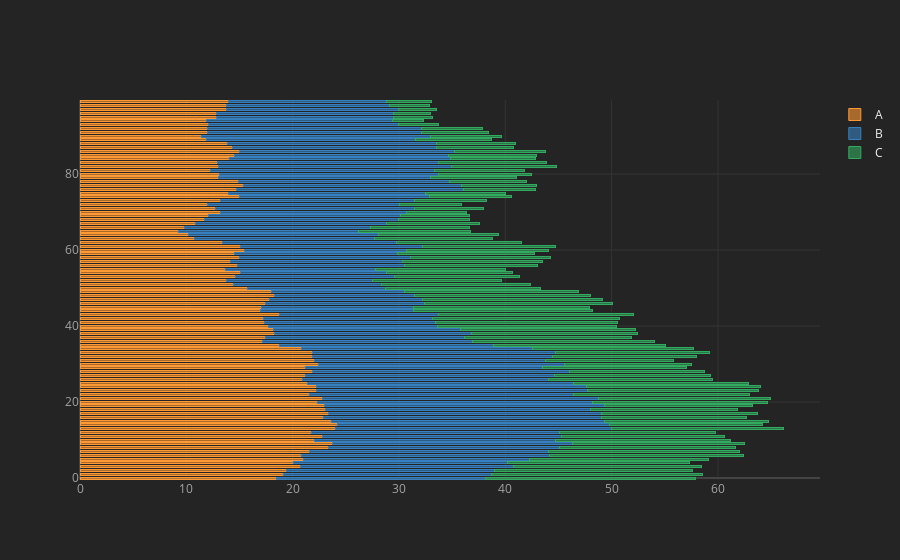

The notebook cell this image was saved under:
### Code cell
#horizontal bar plot
df.iplot(kind = 'barh', barmode = 'stack', bargap = 0.5)
